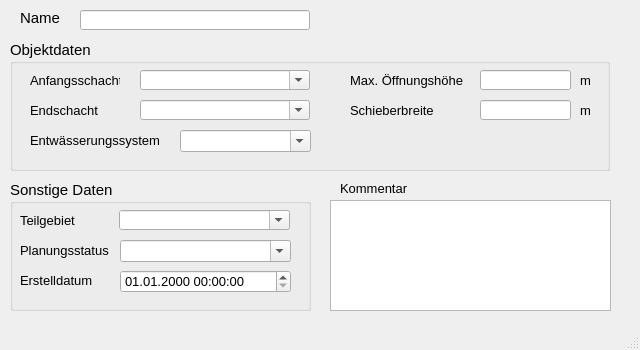
<?xml version="1.0" encoding="UTF-8"?>
<ui version="4.0">
 <class>MainWindow</class>
 <widget class="QMainWindow" name="MainWindow">
  <property name="geometry">
   <rect>
    <x>0</x>
    <y>0</y>
    <width>640</width>
    <height>350</height>
   </rect>
  </property>
  <property name="minimumSize">
   <size>
    <width>640</width>
    <height>350</height>
   </size>
  </property>
  <property name="font">
   <font>
    <family>Tahoma</family>
    <pointsize>10</pointsize>
   </font>
  </property>
  <property name="windowTitle">
   <string>Schieber</string>
  </property>
  <widget class="QWidget" name="centralwidget">
   <widget class="QLabel" name="label">
    <property name="geometry">
     <rect>
      <x>20</x>
      <y>10</y>
      <width>60</width>
      <height>16</height>
     </rect>
    </property>
    <property name="font">
     <font>
      <family>Tahoma</family>
      <pointsize>11</pointsize>
     </font>
    </property>
    <property name="text">
     <string>Name</string>
    </property>
   </widget>
   <widget class="QLineEdit" name="haltnam">
    <property name="geometry">
     <rect>
      <x>80</x>
      <y>10</y>
      <width>230</width>
      <height>20</height>
     </rect>
    </property>
    <property name="font">
     <font>
      <family>Tahoma</family>
      <pointsize>11</pointsize>
     </font>
    </property>
    <property name="toolTip">
     <string>&lt;html&gt;&lt;head/&gt;&lt;body&gt;&lt;p&gt;Eindeutige Bezeichnung&lt;/p&gt;&lt;/body&gt;&lt;/html&gt;</string>
    </property>
    <property name="statusTip">
     <string>Eindeutige Bezeichnung</string>
    </property>
   </widget>
   <widget class="QLabel" name="label_22">
    <property name="geometry">
     <rect>
      <x>340</x>
      <y>180</y>
      <width>81</width>
      <height>16</height>
     </rect>
    </property>
    <property name="font">
     <font>
      <family>Tahoma</family>
      <pointsize>10</pointsize>
     </font>
    </property>
    <property name="text">
     <string>Kommentar</string>
    </property>
   </widget>
   <widget class="QTextEdit" name="kommentar">
    <property name="geometry">
     <rect>
      <x>330</x>
      <y>200</y>
      <width>281</width>
      <height>111</height>
     </rect>
    </property>
    <property name="font">
     <font>
      <family>Tahoma</family>
      <pointsize>10</pointsize>
     </font>
    </property>
    <property name="toolTip">
     <string>&lt;html&gt;&lt;head/&gt;&lt;body&gt;&lt;p&gt;&lt;span style=&quot; font-family:'Calibri','sans-serif';&quot;&gt;Platz für eigene Kommentare.&lt;/span&gt;&lt;/p&gt;&lt;/body&gt;&lt;/html&gt;</string>
    </property>
    <property name="statusTip">
     <string>Platz für eigene Kommentare.</string>
    </property>
   </widget>
   <widget class="QGroupBox" name="groupBox_3">
    <property name="geometry">
     <rect>
      <x>10</x>
      <y>180</y>
      <width>301</width>
      <height>131</height>
     </rect>
    </property>
    <property name="font">
     <font>
      <family>Tahoma</family>
      <pointsize>11</pointsize>
     </font>
    </property>
    <property name="title">
     <string>Sonstige Daten</string>
    </property>
    <widget class="QComboBox" name="teilgebiet">
     <property name="geometry">
      <rect>
       <x>109</x>
       <y>30</y>
       <width>171</width>
       <height>20</height>
      </rect>
     </property>
     <property name="font">
      <font>
       <family>Tahoma</family>
       <pointsize>10</pointsize>
      </font>
     </property>
     <property name="toolTip">
      <string>&lt;html&gt;&lt;head/&gt;&lt;body&gt;&lt;p&gt;zur Zuordnung auf ein selbstständig festgelegtes Teilgebiet&lt;/p&gt;&lt;/body&gt;&lt;/html&gt;</string>
     </property>
     <property name="statusTip">
      <string>zur Zuordnung auf ein selbstständig festgelegtes Teilgebiet</string>
     </property>
     <property name="editable">
      <bool>true</bool>
     </property>
    </widget>
    <widget class="QLabel" name="label_11">
     <property name="geometry">
      <rect>
       <x>10</x>
       <y>30</y>
       <width>71</width>
       <height>20</height>
      </rect>
     </property>
     <property name="font">
      <font>
       <family>Tahoma</family>
       <pointsize>10</pointsize>
      </font>
     </property>
     <property name="text">
      <string>Teilgebiet</string>
     </property>
     <property name="buddy">
      <cstring>simstatus</cstring>
     </property>
    </widget>
    <widget class="QComboBox" name="simstatus">
     <property name="geometry">
      <rect>
       <x>110</x>
       <y>60</y>
       <width>171</width>
       <height>22</height>
      </rect>
     </property>
     <property name="font">
      <font>
       <family>Tahoma</family>
       <pointsize>10</pointsize>
      </font>
     </property>
     <property name="toolTip">
      <string>&lt;html&gt;&lt;head/&gt;&lt;body&gt;&lt;p&gt;&lt;span style=&quot; font-family:'Calibri','sans-serif'; font-size:11pt;&quot;&gt;aktueller Status (z.B. vorhanden, in Planung etc.)&lt;/span&gt;&lt;/p&gt;&lt;/body&gt;&lt;/html&gt;</string>
     </property>
     <property name="statusTip">
      <string>aktueller Status (z.B. vorhanden, in Planung etc.)</string>
     </property>
     <property name="editable">
      <bool>true</bool>
     </property>
    </widget>
    <widget class="QgsDateTimeEdit" name="createdat">
     <property name="geometry">
      <rect>
       <x>110</x>
       <y>90</y>
       <width>171</width>
       <height>23</height>
      </rect>
     </property>
     <property name="font">
      <font>
       <family>Tahoma</family>
       <pointsize>10</pointsize>
      </font>
     </property>
     <property name="currentSection">
      <enum>QDateTimeEdit::DaySection</enum>
     </property>
     <property name="displayFormat">
      <string>dd.MM.yyyy HH:mm:ss</string>
     </property>
    </widget>
    <widget class="QLabel" name="label_10">
     <property name="geometry">
      <rect>
       <x>10</x>
       <y>60</y>
       <width>111</width>
       <height>21</height>
      </rect>
     </property>
     <property name="font">
      <font>
       <family>Tahoma</family>
       <pointsize>10</pointsize>
      </font>
     </property>
     <property name="text">
      <string>Planungsstatus</string>
     </property>
     <property name="buddy">
      <cstring>simstatus</cstring>
     </property>
    </widget>
    <widget class="QLabel" name="label_71">
     <property name="geometry">
      <rect>
       <x>10</x>
       <y>90</y>
       <width>151</width>
       <height>21</height>
      </rect>
     </property>
     <property name="font">
      <font>
       <family>Tahoma</family>
       <pointsize>10</pointsize>
      </font>
     </property>
     <property name="text">
      <string>Erstelldatum</string>
     </property>
    </widget>
   </widget>
   <widget class="QGroupBox" name="groupBox_2">
    <property name="geometry">
     <rect>
      <x>10</x>
      <y>40</y>
      <width>600</width>
      <height>131</height>
     </rect>
    </property>
    <property name="font">
     <font>
      <family>Tahoma</family>
      <pointsize>11</pointsize>
     </font>
    </property>
    <property name="title">
     <string>Objektdaten</string>
    </property>
    <widget class="QComboBox" name="entwart">
     <property name="geometry">
      <rect>
       <x>170</x>
       <y>90</y>
       <width>131</width>
       <height>22</height>
      </rect>
     </property>
     <property name="font">
      <font>
       <family>Tahoma</family>
       <pointsize>10</pointsize>
      </font>
     </property>
     <property name="toolTip">
      <string>&lt;html&gt;&lt;head/&gt;&lt;body&gt;&lt;p&gt;vorh. Entwässerungssystem (z.B. Mischwasser, Regenwasser etc.)&lt;/p&gt;&lt;/body&gt;&lt;/html&gt;</string>
     </property>
     <property name="statusTip">
      <string>vorh. Entwässerungssystem (z.B. Mischwasser, Regenwasser etc.)</string>
     </property>
     <property name="editable">
      <bool>true</bool>
     </property>
    </widget>
    <widget class="QLabel" name="label_16">
     <property name="geometry">
      <rect>
       <x>570</x>
       <y>30</y>
       <width>31</width>
       <height>21</height>
      </rect>
     </property>
     <property name="font">
      <font>
       <family>Tahoma</family>
       <pointsize>10</pointsize>
      </font>
     </property>
     <property name="text">
      <string>m </string>
     </property>
    </widget>
    <widget class="QLabel" name="label_12">
     <property name="geometry">
      <rect>
       <x>20</x>
       <y>60</y>
       <width>100</width>
       <height>20</height>
      </rect>
     </property>
     <property name="font">
      <font>
       <family>Tahoma</family>
       <pointsize>10</pointsize>
      </font>
     </property>
     <property name="text">
      <string>Endschacht</string>
     </property>
    </widget>
    <widget class="QComboBox" name="schunten">
     <property name="geometry">
      <rect>
       <x>130</x>
       <y>60</y>
       <width>170</width>
       <height>20</height>
      </rect>
     </property>
     <property name="font">
      <font>
       <family>Tahoma</family>
       <pointsize>10</pointsize>
      </font>
     </property>
     <property name="toolTip">
      <string>&lt;html&gt;&lt;head/&gt;&lt;body&gt;&lt;p&gt;Name des unteren Schachts&lt;/p&gt;&lt;/body&gt;&lt;/html&gt;</string>
     </property>
     <property name="statusTip">
      <string>Name des unteren Schachts</string>
     </property>
     <property name="editable">
      <bool>true</bool>
     </property>
    </widget>
    <widget class="QLabel" name="label_7">
     <property name="geometry">
      <rect>
       <x>340</x>
       <y>30</y>
       <width>121</width>
       <height>20</height>
      </rect>
     </property>
     <property name="font">
      <font>
       <family>Tahoma</family>
       <pointsize>10</pointsize>
      </font>
     </property>
     <property name="text">
      <string>Max. Öffnungshöhe</string>
     </property>
    </widget>
    <widget class="QComboBox" name="schoben">
     <property name="geometry">
      <rect>
       <x>130</x>
       <y>30</y>
       <width>170</width>
       <height>20</height>
      </rect>
     </property>
     <property name="font">
      <font>
       <family>Tahoma</family>
       <pointsize>10</pointsize>
      </font>
     </property>
     <property name="toolTip">
      <string>&lt;html&gt;&lt;head/&gt;&lt;body&gt;&lt;p&gt;Name des oberen Schachts&lt;/p&gt;&lt;/body&gt;&lt;/html&gt;</string>
     </property>
     <property name="statusTip">
      <string>Name des oberen Schachts</string>
     </property>
     <property name="editable">
      <bool>true</bool>
     </property>
    </widget>
    <widget class="QLabel" name="label_4">
     <property name="geometry">
      <rect>
       <x>20</x>
       <y>30</y>
       <width>90</width>
       <height>20</height>
      </rect>
     </property>
     <property name="font">
      <font>
       <family>Tahoma</family>
       <pointsize>10</pointsize>
      </font>
     </property>
     <property name="text">
      <string>Anfangsschacht</string>
     </property>
    </widget>
    <widget class="QLabel" name="label_20">
     <property name="geometry">
      <rect>
       <x>570</x>
       <y>60</y>
       <width>31</width>
       <height>21</height>
      </rect>
     </property>
     <property name="font">
      <font>
       <family>Tahoma</family>
       <pointsize>10</pointsize>
      </font>
     </property>
     <property name="text">
      <string>m </string>
     </property>
    </widget>
    <widget class="QLineEdit" name="hoehe">
     <property name="geometry">
      <rect>
       <x>470</x>
       <y>30</y>
       <width>91</width>
       <height>20</height>
      </rect>
     </property>
     <property name="font">
      <font>
       <family>Tahoma</family>
       <pointsize>10</pointsize>
      </font>
     </property>
     <property name="toolTip">
      <string>&lt;html&gt;&lt;head/&gt;&lt;body&gt;&lt;p&gt;maximale Hubhöhe, d.h. höchste Schieberstellung&lt;/p&gt;&lt;/body&gt;&lt;/html&gt;</string>
     </property>
     <property name="statusTip">
      <string>maximale Hubhöhe, d.h. höchste Schieberstellung</string>
     </property>
    </widget>
    <widget class="QLabel" name="label_13">
     <property name="geometry">
      <rect>
       <x>340</x>
       <y>60</y>
       <width>121</width>
       <height>20</height>
      </rect>
     </property>
     <property name="font">
      <font>
       <family>Tahoma</family>
       <pointsize>10</pointsize>
      </font>
     </property>
     <property name="text">
      <string>Schieberbreite</string>
     </property>
    </widget>
    <widget class="QLineEdit" name="breite">
     <property name="geometry">
      <rect>
       <x>470</x>
       <y>60</y>
       <width>91</width>
       <height>20</height>
      </rect>
     </property>
     <property name="font">
      <font>
       <family>Tahoma</family>
       <pointsize>10</pointsize>
      </font>
     </property>
     <property name="toolTip">
      <string>&lt;html&gt;&lt;head/&gt;&lt;body&gt;&lt;p&gt;Bedeutung hängt vom Profiltyp ab&lt;/p&gt;&lt;/body&gt;&lt;/html&gt;</string>
     </property>
     <property name="statusTip">
      <string>Bedeutung hängt vom Profiltyp ab</string>
     </property>
    </widget>
    <widget class="QLabel" name="label_51">
     <property name="geometry">
      <rect>
       <x>20</x>
       <y>90</y>
       <width>140</width>
       <height>20</height>
      </rect>
     </property>
     <property name="font">
      <font>
       <family>Tahoma</family>
       <pointsize>10</pointsize>
      </font>
     </property>
     <property name="text">
      <string>Entwässerungssystem</string>
     </property>
    </widget>
   </widget>
  </widget>
  <widget class="QMenuBar" name="menubar">
   <property name="geometry">
    <rect>
     <x>0</x>
     <y>0</y>
     <width>640</width>
     <height>22</height>
    </rect>
   </property>
  </widget>
  <widget class="QStatusBar" name="statusbar"/>
 </widget>
 <customwidgets>
  <customwidget>
   <class>QgsDateTimeEdit</class>
   <extends>QDateTimeEdit</extends>
   <header>qgsdatetimeedit.h</header>
  </customwidget>
 </customwidgets>
 <tabstops>
  <tabstop>haltnam</tabstop>
 </tabstops>
 <resources/>
 <connections/>
</ui>
